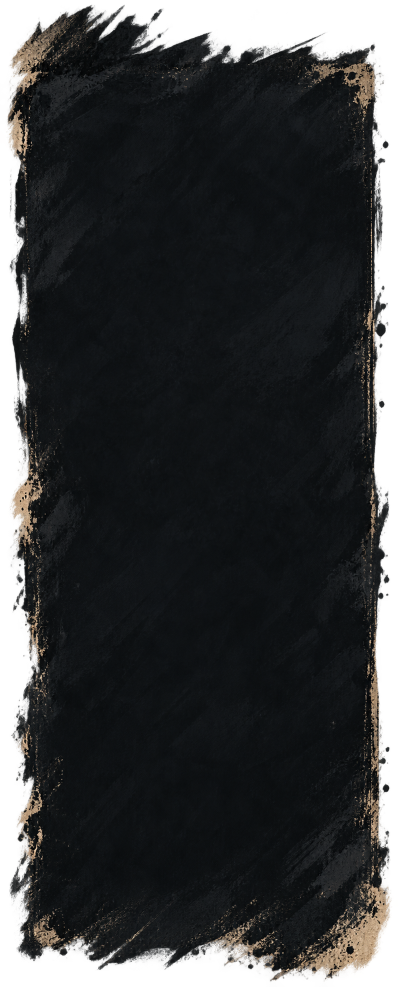
#> input picture ferramentas/prototipos/hud/direcao/Painel vertical em tinta escura.png, 797 x 1974 px (shown at 1/2 size)
$ python derivar_pecas.py
#> lines starting #> are read from the running program, lines starting #| are printed output that depends on the picture
"""As peças derivadas da pintura aprovada ("../Painel vertical em tinta escura.png", de Jean) para o estudo do conjunto
da HUD (em avaliação, nada no jogo). Nenhuma pincelada é esticada nem alargada: só espelhar, recortar, reduzir na
mesma proporção e emendar por espelho.

  python ferramentas/prototipos/hud/direcao/conjunto/derivar_pecas.py

  pecas/pintura-espelhada.png  a pintura inteira espelhada na horizontal: a coluna do mundo (periferia direita), com o
                               desgaste do lado de fora, como a ficha à esquerda
  pecas/carvao.png             um ladrilho do miolo da pintura (a tinta preta com as passadas diagonais), reduzido a
                               0,5 como a ficha e emendado por espelho (2×2), para repetir sem costura: a superfície
                               calma do centro, do topo, da doca e do seletor
  pecas/borda-mascara.png      o alfa da pintura inteira reduzido a 0,25 (o rasgo, os respingos): a máscara de nove
                               partes do mapa (cantos e lados vêm do próprio rasgo, só repetidos ao longo do lado)
"""

import os

import numpy as np
from PIL import Image, ImageOps

AQUI = os.path.dirname(os.path.abspath(__file__))
FONTE = os.path.join(AQUI, "..", "Painel vertical em tinta escura.png")
PECAS = os.path.join(AQUI, "pecas")


def main():
    os.makedirs(PECAS, exist_ok=True)
    pintura = Image.open(FONTE).convert("RGBA")
#> pintura is the input picture: PIL image 797x1974 RGBA; mean R, G, B, A 19.2, 20.3, 20.8, 210.1
    ImageOps.mirror(pintura).save(os.path.join(PECAS, "pintura-espelhada.png"), optimize=True)
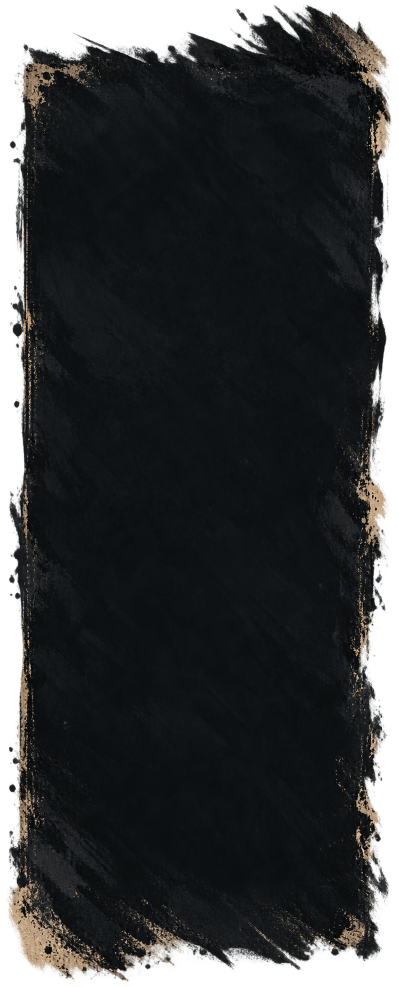
#> saved as pintura-espelhada.png: PIL image 797x1974 RGBA (shown at 1/2 size); mean R, G, B, A 19.2, 20.3, 20.8, 210.1; transparent parts drawn white

    # o miolo: uma área sem respingo nem papel (a área escura sólida vai de x 86 a 723 e de y 127 a 1847)
    miolo = pintura.crop((180, 420, 620, 1300)).convert("RGB")
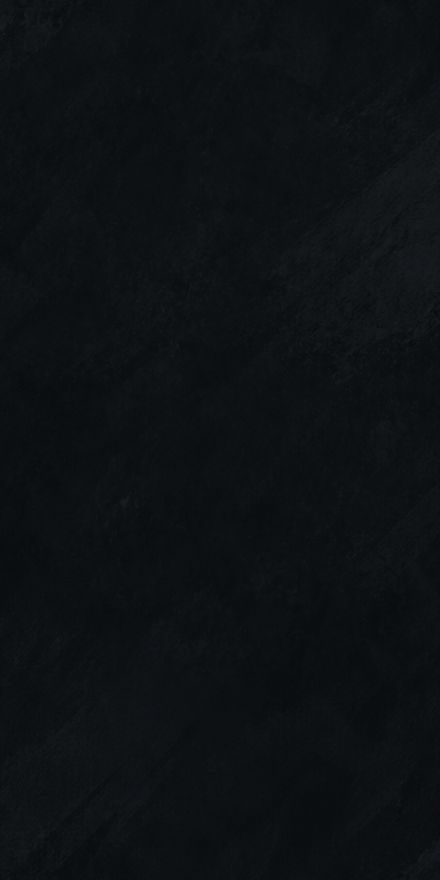
#> miolo: PIL image 440x880 RGB; mean R, G, B 14.2, 17.1, 19.5
    miolo = miolo.resize((miolo.width // 2, miolo.height // 2), Image.LANCZOS)          # 0,5, como a ficha
#> miolo: PIL image 220x440 RGB
    w, h = miolo.size
#> w = 220; h = 440
    ladrilho = Image.new("RGB", (2 * w, 2 * h))
#> ladrilho: PIL image 440x880 RGB; every value is 0
    ladrilho.paste(miolo, (0, 0))
    ladrilho.paste(ImageOps.mirror(miolo), (w, 0))
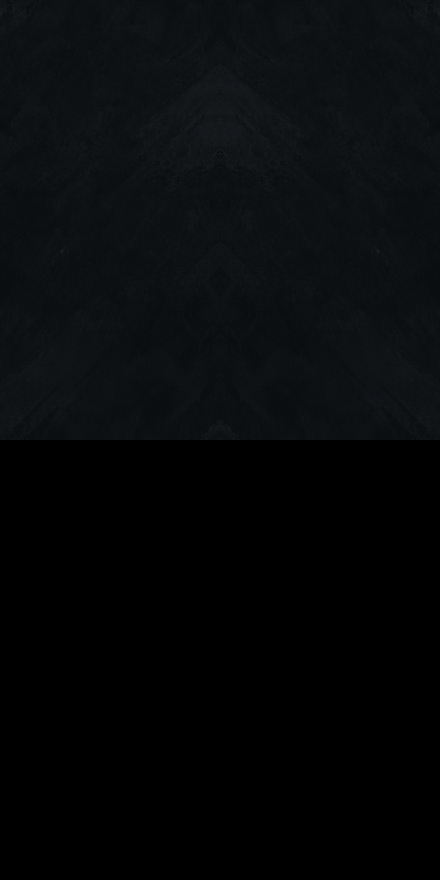
#> ladrilho: PIL image 440x880 RGB; mean R, G, B 7.1, 8.5, 9.7
    ladrilho.paste(ImageOps.flip(miolo), (0, h))
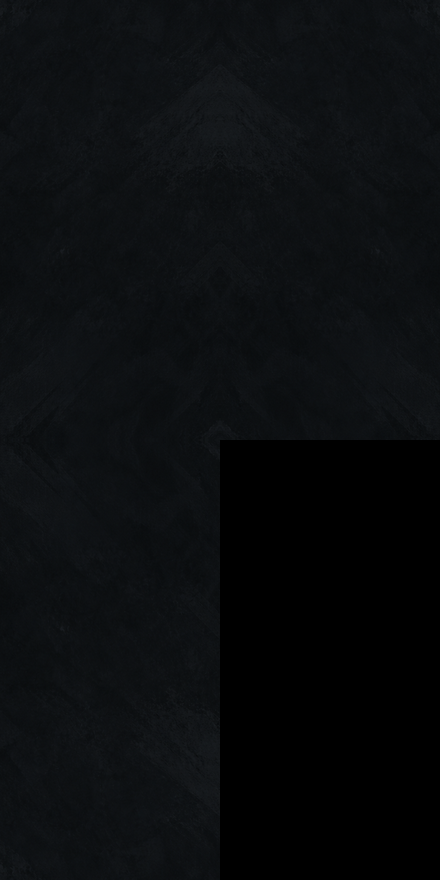
#> ladrilho: PIL image 440x880 RGB; mean R, G, B 10.7, 12.8, 14.6
    ladrilho.paste(ImageOps.flip(ImageOps.mirror(miolo)), (w, h))
    ladrilho.save(os.path.join(PECAS, "carvao.png"), optimize=True)

    alfa = pintura.getchannel("A")
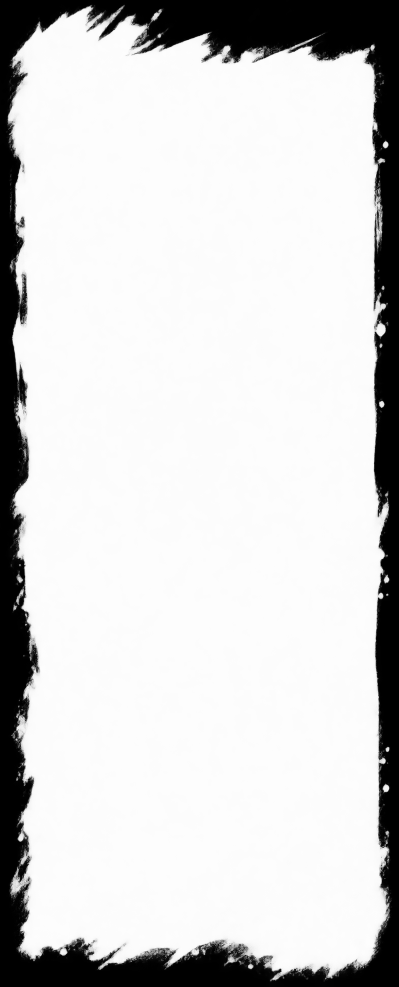
#> alfa: PIL image 797x1974 L (shown at 1/2 size); min 0, max 255, mean 210.1
    alfa = alfa.resize((alfa.width // 4, alfa.height // 4), Image.LANCZOS)
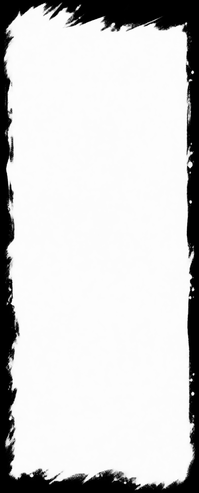
#> alfa: PIL image 199x493 L; min 0, max 255, mean 210.1
    mascara = Image.new("RGBA", alfa.size, (255, 255, 255, 0))
    mascara.putalpha(alfa)
    mascara.save(os.path.join(PECAS, "borda-mascara.png"), optimize=True)

    a = np.asarray(ladrilho, float).mean(2)
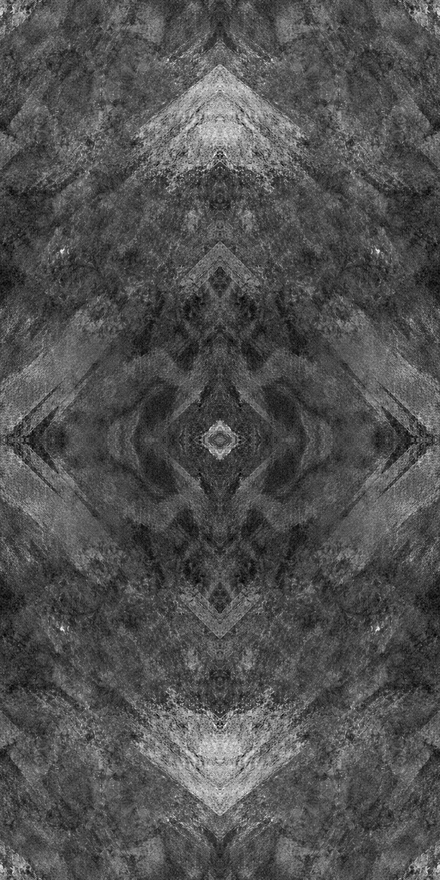
#> a: shape (880, 440) float64; min 11, max 29.67, mean 16.9; drawn with min black and max white
    print("ladrilho", ladrilho.size, "luminância média", round(a.mean(), 1), "máx", round(a.max(), 1))
#| ladrilho (440, 880) luminância média 16.9 máx 29.7
    print("máscara", mascara.size)
#| máscara (199, 493)


if __name__ == "__main__":
    main()

$ run again, with ferramentas/prototipos/hud/direcao/topo.png copied over ferramentas/prototipos/hud/direcao/Painel vertical em tinta escura.png
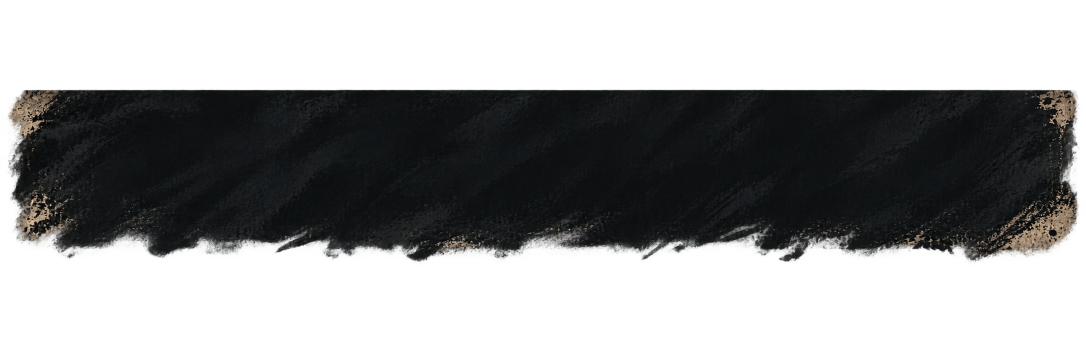
#> input picture ferramentas/prototipos/hud/direcao/topo.png, 2172 x 724 px (shown at 1/2 size)
#> in main, pintura is the input picture: PIL image 2172x724 RGBA; mean R, G, B, A 9.6, 10.3, 10.5, 106
#> in main, `ladrilho.paste(ImageOps.flip(miolo), (0, h))`:
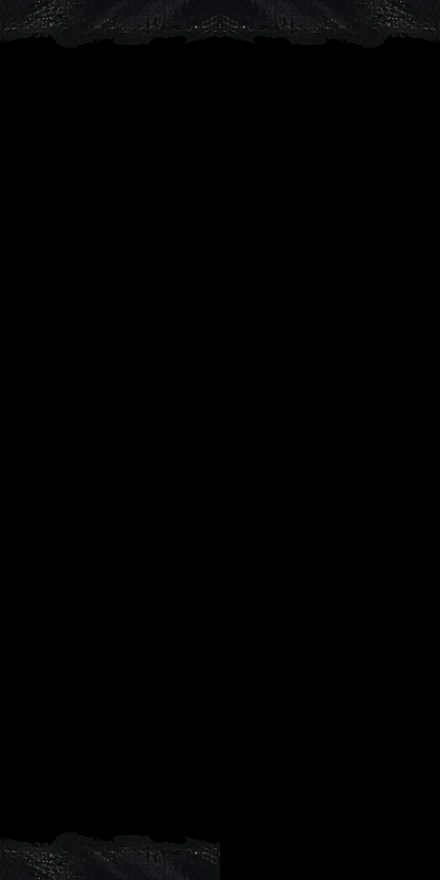
#> ladrilho: PIL image 440x880 RGB; mean R, G, B 1.3, 1.5, 1.5
#> in main, `alfa = alfa.resize((alfa.width // 4, alfa.height // 4), Image.LANCZOS)`:
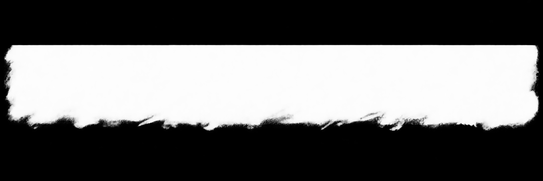
#> alfa: PIL image 543x181 L; min 0, max 255, mean 106
#| ladrilho (440, 880) luminância média 1.9 máx 118.0
#| máscara (543, 181)
